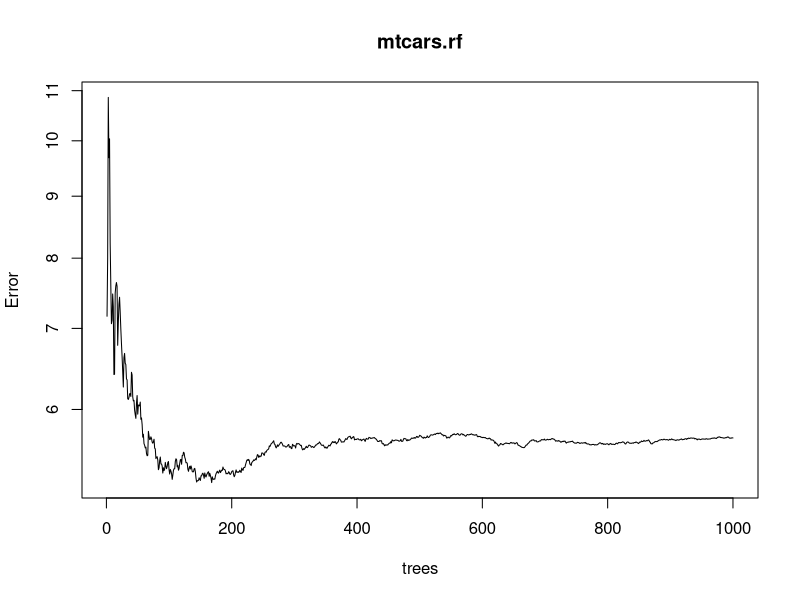

This figure's R source:
## ---- chunk 1
library(randomForest)

mtcars.rf<-randomForest(mpg~.,data=mtcars,ntree=1000,keep.forest=FALSE, importance=FALSE)

plot(mtcars.rf,log="y",title="")
